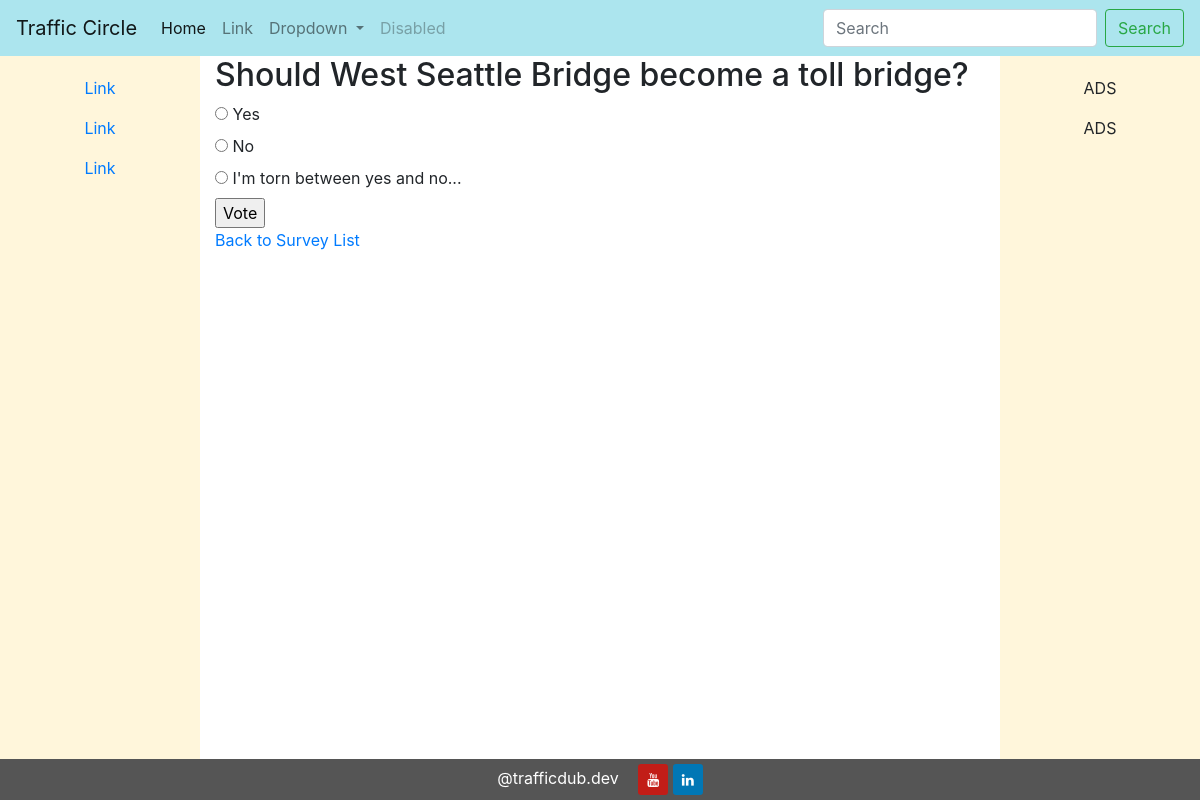
The app's page /polls/8/ with its own data.
### polls/models.py (models this page shows, shortened)
class Question(models.Model):
    question_text = models.CharField(max_length=200)
    pub_date = models.DateTimeField('date published')
    category = models.ManyToManyField(Category, related_name='questions')
    topic = models.ManyToManyField(Topic, related_name='questions')
    def was_published_recently(self):
        now = timezone.now()
        return now - dt.timedelta(days=14) <= self.pub_date <= now
    was_published_recently.admin_order_field = 'pub_date'
    was_published_recently.boolean = True
    was_published_recently.short_description = 'Published recently?'

class Choice(models.Model):
    question = models.ForeignKey(Question, on_delete=models.CASCADE, related_name='choices')
    choice_text = models.CharField(max_length=200)
    votes = models.IntegerField(default=0)

### polls/views.py (the view)
# urls.py: path('<int:pk>/', views.DetailView.as_view(), name='detail'),
class DetailView(generic.DetailView):
    model = Question
    template_name = 'polls/detail.html'
    def get_queryset(self):
        return Question.objects.filter(
            pub_date__lte=tz.now()
        )

### polls/templates/polls/detail.html (shortened to what this page needs)
{% extends "polls/layout.html" %}
{% block polls_body %}
    <h2>{{ question.question_text }}</h2>
    <form action="{% url 'polls:vote' question.id %}" method="post">
        {% for choice in question.choices.all %}
            <input type="radio" name="choice" id="choice{{ forloop.counter }}"
                value="{{ choice.id }}">
            <label for="choice{{ forloop.counter }}">{{ choice.choice_text }}</label><br>
        {% endfor %}
        <input type="submit" value="Vote">
    </form>
    <a href="{% url 'polls:index' %}">Back to Survey List</a>
{% endblock %}

### records on screen
Question: question_text "Should West Seattle Bridge become a toll bridge?"
Choice: choice_text "Yes"
Choice: choice_text "No"
Choice: choice_text "I'm torn between yes and no..."
